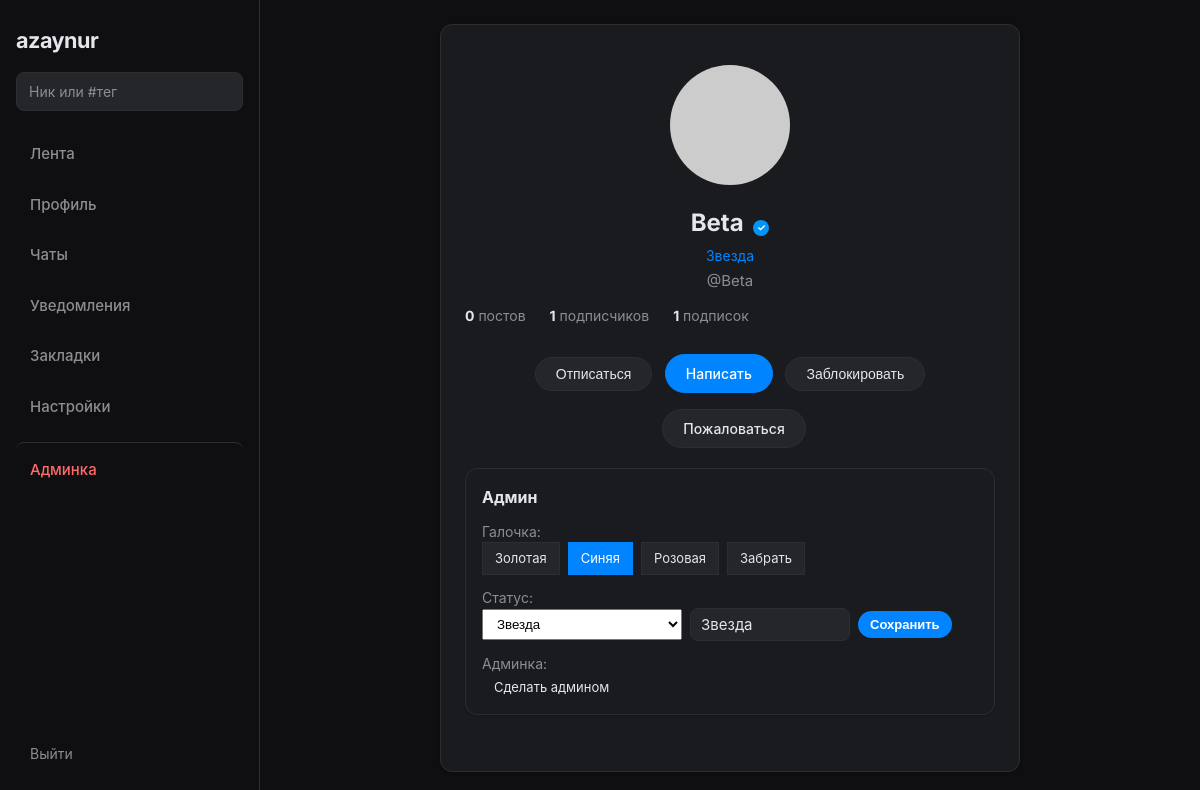
/u/Beta (signed in), run on an earlier commit of the app's database.
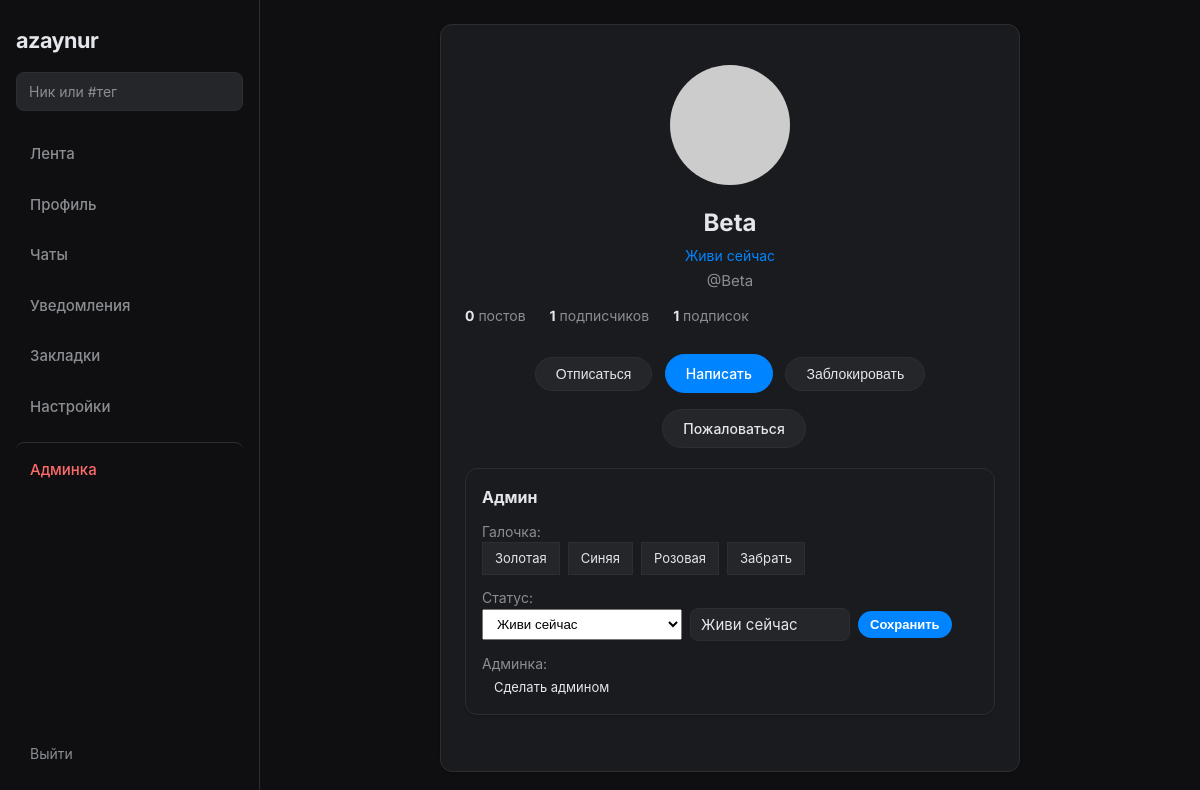
And on a later commit of the database.
### app.py (models this page shows, shortened)
class User(UserMixin, db.Model):
    id = db.Column(db.Integer, primary_key=True)
    username = db.Column(db.String(80), unique=True, nullable=False)
    email = db.Column(db.String(120), unique=True, nullable=False)
    password = db.Column(db.String(128), nullable=False)
    avatar = db.Column(db.String(200), default='default.jpg')
    bio = db.Column(db.String(500), nullable=True)
    is_verified = db.Column(db.Boolean, default=False)
    verification_type = db.Column(db.String(20), nullable=True)  # gold, vip, exclusive
    custom_status = db.Column(db.String(100), nullable=True)
    is_admin = db.Column(db.Boolean, default=False)
    banned_until = db.Column(db.DateTime, nullable=True)
    last_seen = db.Column(db.DateTime, nullable=True)
    def followers_count(self):
        return Follow.query.filter_by(following_id=self.id).count()
    def following_count(self):
        return Follow.query.filter_by(follower_id=self.id).count()
    def posts_count(self):
        return Post.query.filter_by(user_id=self.id).count()

### app.py (the view)
@app.route('/u/<username>')
@login_required
def profile(username):
    user = User.query.filter_by(username=username).first_or_404()
    if is_blocked(current_user.id, user.id):
        flash('Профиль недоступен')
        return redirect(url_for('index'))
    posts = Post.query.filter_by(user_id=user.id).order_by(Post.created_at.desc()).all()
    is_following = Follow.query.filter_by(follower_id=current_user.id, following_id=user.id).first() is not None
    is_blocking = Block.query.filter_by(blocker_id=current_user.id, blocked_id=user.id).first() is not None
    post_ids = [p.id for p in posts]
    liked = {r.post_id for r in PostLike.query.filter(PostLike.post_id.in_(post_ids), PostLike.user_id == current_user.id).all()} if post_ids else set()
    reposted = {r.post_id for r in Repost.query.filter(Repost.post_id.in_(post_ids), Repost.user_id == current_user.id).all()} if post_ids else set()
    saved = {s.post_id for s in SavedPost.query.filter(SavedPost.post_id.in_(post_ids), SavedPost.user_id == current_user.id).all()} if post_ids else set()
    is_online = False
    last_seen_human = ''
    if getattr(user, 'last_seen', None):
        delta = datetime.utcnow() - user.last_seen
        is_online = delta.total_seconds() < 120
        last_seen_human = time_ago(user.last_seen)
    return render_template('profile.html', user=user, posts=posts,
                           is_following=is_following, is_blocking=is_blocking,
                           liked=liked, reposted=reposted, saved=saved,
                           is_online=is_online, last_seen_human=last_seen_human)

### app.py (called while the page is built)
@login_manager.user_loader
def load_user(user_id):
    return User.query.get(int(user_id))

@app.before_request
def update_last_seen():
    if current_user.is_authenticated:
        now = datetime.utcnow()
        if not current_user.last_seen or (now - current_user.last_seen).total_seconds() > 60:
            current_user.last_seen = now
            db.session.commit()

def is_blocked(viewer_id, target_id):
    if viewer_id == target_id:
        return False
    return (Block.query.filter_by(blocker_id=viewer_id, blocked_id=target_id).first() is not None or
            Block.query.filter_by(blocker_id=target_id, blocked_id=viewer_id).first() is not None)

@app.before_request
def check_banned():
    if current_user.is_authenticated and getattr(current_user, 'banned_until', None) and current_user.banned_until and current_user.banned_until > datetime.utcnow():
        from flask_login import logout_user
        logout_user()
        flash('Ваш аккаунт заблокирован. Ожидайте окончания блокировки.')
        return redirect(url_for('login'))

### templates/profile.html (shortened to what this page needs)
{% extends "base.html" %}
{% block content %}
<div class="profile-header feed-card">
    <div class="avatar-container">
        <img src="{{ url_for('static', filename='uploads/avatars/' + user.avatar) }}" alt="{{ user.username }}" onerror="this.src='https://ui-avatars.com/api/?name={{ user.username }}&size=120&background=25262a&color=8a8d91';">
    </div>
    <div class="profile-info">
        <h1>
            {{ user.username }}
            {% if user.is_verified %}
                {% if user.verification_type == 'vip' %}<span class="badge badge-vip"></span>{% endif %}
            {% endif %}
        </h1>
        {% if user.custom_status %}<p class="custom-status">{{ user.custom_status }}</p>{% endif %}
        <p class="username">@{{ user.username }}</p>
        <div class="profile-stats">
            <span><strong>{{ user.posts_count() }}</strong> постов</span>
            <a href="{{ url_for('followers', username=user.username) }}" class="profile-stat-link"><span><strong>{{ user.followers_count() }}</strong> подписчиков</span></a>
            <a href="{{ url_for('following', username=user.username) }}" class="profile-stat-link"><span><strong>{{ user.following_count() }}</strong> подписок</span></a>
        </div>
        {% if current_user.id == user.id %}
            <a href="{{ url_for('settings') }}" class="edit-btn">Редактировать профиль</a>
        {% else %}
            <button type="button" class="edit-btn follow-btn {% if is_following %}following{% endif %}" data-user-id="{{ user.id }}">{% if is_following %}Отписаться{% else %}Подписаться{% endif %}</button>
            <a href="{{ url_for('chat', user_id=user.id) }}" class="edit-btn btn-chat">Написать</a>
            <button type="button" class="edit-btn btn-block {% if is_blocking %}blocking{% endif %}" data-user-id="{{ user.id }}">{% if is_blocking %}Разблокировать{% else %}Заблокировать{% endif %}</button>
            <a href="#" class="edit-btn btn-report" data-report-user-id="{{ user.id }}">Пожаловаться</a>
        {% endif %}
        {% if current_user.is_admin and current_user.id != user.id %}
        <div class="profile-admin-block feed-card">
            <h3>Админ</h3>
            <p class="text-dim">Галочка:</p>
            <div class="admin-actions">
                <a href="{{ url_for('admin_grant_verification', user_id=user.id, v_type='gold') }}" class="btn-sm {% if user.verification_type == 'gold' %}active{% endif %}">Золотая</a>
                <a href="{{ url_for('admin_grant_verification', user_id=user.id, v_type='vip') }}" class="btn-sm {% if user.verification_type == 'vip' %}active{% endif %}">Синяя</a>
                <a href="{{ url_for('admin_grant_verification', user_id=user.id, v_type='exclusive') }}" class="btn-sm {% if user.verification_type == 'exclusive' %}active{% endif %}">Розовая</a>
                <a href="{{ url_for('admin_grant_verification', user_id=user.id, v_type='none') }}" class="btn-sm">Забрать</a>
            </div>
            <p class="text-dim">Статус:</p>
            <form method="POST" action="{{ url_for('admin_set_status', user_id=user.id) }}" class="admin-status-form">
                <select id="status-select" class="status-select">
                    {% for s in predefined_statuses %}
                    <option value="{{ s }}" {% if user.custom_status == s %}selected{% endif %}>{{ s }}</option>
                    {% endfor %}
                </select>
                <input type="text" name="custom_status" id="status-input" value="{{ user.custom_status or '' }}" placeholder="Свой статус" maxlength="100">
                <button type="submit" class="btn-primary btn-sm">Сохранить</button>
            </form>
            <p class="text-dim" style="margin-top:8px;">Админка:</p>
            <a href="{{ url_for('admin_grant_admin', user_id=user.id) }}" class="btn-sm {% if user.is_admin %}active{% endif %}">{% if user.is_admin %}Забрать админку{% else %}Сделать админом{% endif %}</a>
        </div>
        {% endif %}
    </div>
</div>
    {% for post in posts %}
    {% set show_comment_form = True %}
    {% endfor %}
{% endblock %}

What changed in the data, as far as the page shows it:
changed User "Beta": custom_status "Звезда" → "Живи сейчас"; verification_type "vip" → empty (drawn); is_verified True → False (drawn)
